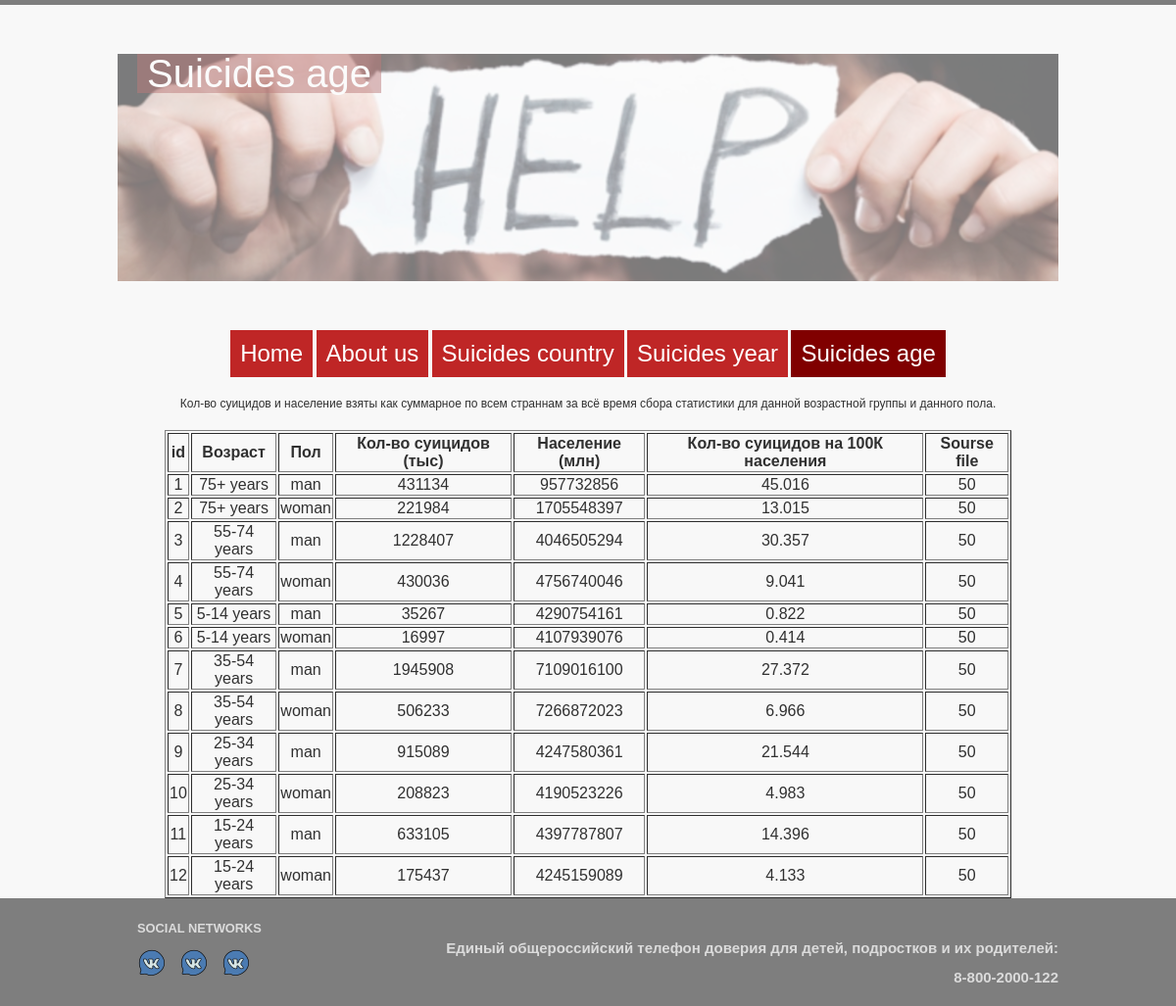
The page /suicides_age on the database as committed earlier.
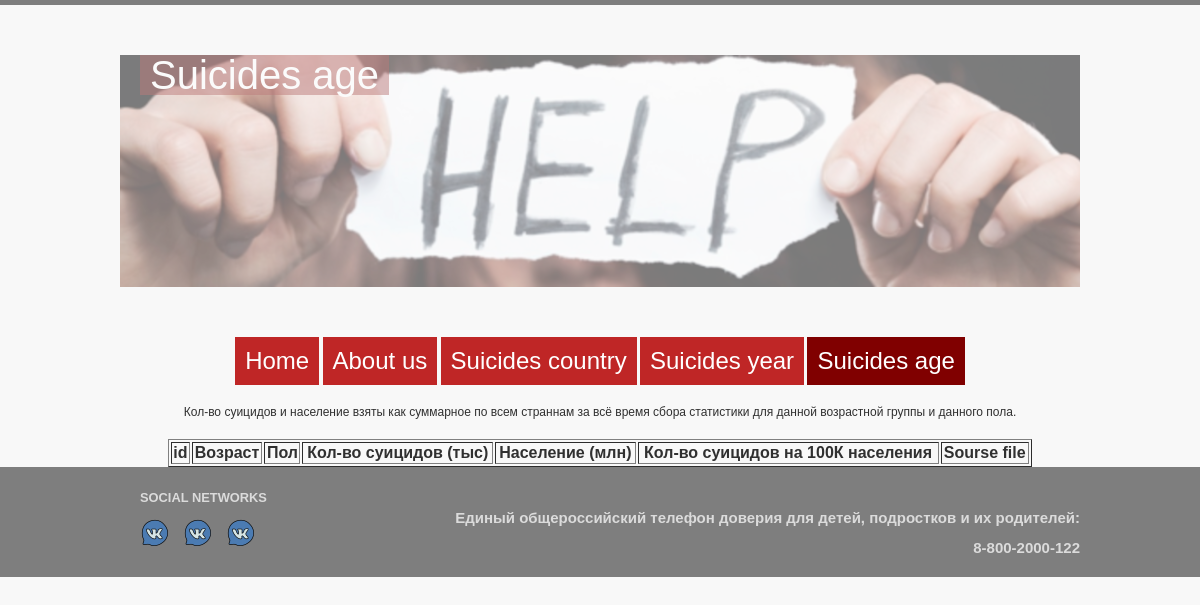
The same page on the database as committed later.
### tables this page shows
CREATE TABLE suicides_age (
	id integer PRIMARY KEY autoincrement,
	age varchar(255) NOT NULL,
	sex integer NOT NULL,
	suicides_no integer NOT NULL,
	population integer NOT NULL,
	suicides_on_100KPopulation integer NOT NULL,
	source_file integer NOT NULL,
	CONSTRAINT fk_sex 
	FOREIGN KEY (sex)
	REFERENCES index_sex(id)
	CONSTRAINT fk_source_files 
	FOREIGN KEY (source_file) 
	REFERENCES source_files(id) 
	ON DELETE CASCADE
);

CREATE TABLE index_sex (
	id integer PRIMARY KEY autoincrement, 
	sex varchar(6) NOT NULL
);

### flask_app/labapp/routes.py (the view)
@app.route('/suicides_age')
def suicides_age():
    processed_files = controller.get_suicides_age()
    return render_template('suicides_age.html', title='По возрасту', pname='Suicides age', navmenu=controller.navmenu, processed_files=processed_files)

### flask_app/labapp/controller.py (called while the page is built)
def get_suicides_age():
    db_connector = SQLStoreConnectorFactory().get_connector(DATABASE_URI)  # получаем объект соединения
    result = select_all_from_suicides_age(db_connector)  # получаем список всех обработанных файлов
    db_connector.close()
    return result

### flask_app/labapp/repository/connectorfactory.py (called while the page is built)
    def get_connector(self, datastore):
        file_path = datastore[10:]
        if os.path.exists(file_path) == False:
            print("База данных отсутсвует")
            return None
        if datastore.startswith("sqlite:///"):
            self.instance = SQLiteStoreConnector(datastore)
            if self.instance.connect():
                return self.instance
        elif datastore.startswith("pymysql://"):
            self.instance = MySQLStoreConnector(datastore)
            if self.instance.connect():
                return self.instance
        return None

### flask_app/labapp/repository/sql_api.py (called while the page is built)
def select_all_from_suicides_age(connector: StoreConnector):
    connector.start_transaction()  # начинаем выполнение запросов
    query = f'SELECT sa.id, sa.age, ins.sex, suicides_no, population, suicides_on_100KPopulation, source_file  ' \
            f'FROM suicides_age sa, index_sex ins WHERE ins.id = sa.sex '
    result = connector.execute(query).fetchall()
    connector.end_transaction()  # завершаем выполнение запросов
    return result

### flask_app/labapp/repository/sqliteconnector.py (called while the page is built)
    def connect(self):
        try:
            connection = sqlite3.connect(self._datastore[10:])
            cursor = connection.cursor()
            cursor.execute("PRAGMA foreign_keys = 1")
            cursor.close()
            self.connection = connection
            print("SQLite database connected.")
            return True
        except Exception as e:
            print(f'Connection error: {str(e)}')
            return False

    def execute(self, query):
        result = None
        if self._cursor is not None:
            try:
                result = self._cursor.execute(query)
            except Exception as e:
                self.connection.rollback()
                print(f'Query execution error: {str(e)}')
        else:
            print("Use start_transaction() first.")
        return result

    def start_transaction(self):
        if self._cursor is None and self.connection is not None:
            self._cursor = self.connection.cursor()

    def end_transaction(self):
        if self.connection is not None and self._cursor is not None:
            self.connection.commit()
            self._cursor.close()
            self._cursor = None

### flask_app/labapp/templates/suicides_age.html
{% extends "layout.html" %}
{% block content %}
    <article>
            <p align="center">Кол-во суицидов и население взяты как суммарное по всем страннам за всё время сбора статистики для данной возрастной группы и данного пола.</p>
    </article>
	<table border="1">
				<tr>
					<th>id</th><th>Возраст</th><th>Пол</th><th>Кол-во суицидов (тыс)</th><th>Население (млн)</th><th>Кол-во суицидов на 100К населения</th><th>Sourse file</th>
				</tr>
				{% for row in processed_files %}
					<tr>
						<td>{{row[0]}}</td><td>{{row[1]}}</td><td>{{row[2]}}</td><td>{{row[3]}}</td><td>{{row[4]}}</td><td>{{row[5]}}</td><td>{{row[6]}}</td>
					</tr>
				{% endfor %}
			</table>
{% endblock %}

### flask_app/labapp/templates/layout.html (shortened to what this page needs)
<html>
<head>
		<link rel="stylesheet" href="/static/stylesheets/styles.css">
</head>
		<body>
			<div class="wrapper">
				<header>
					<div class="heading">
						<h1 id="headname">{{pname}}</h1>
					</div>
				</header>
				{% if navmenu %}
					<nav>
						<ul class="top-menu">
							{% for item in navmenu %}
								<li><a href="{{item.addr}}">{{item.name}}</a></li>
							{% endfor %}
						</ul>
					</nav>
				{% endif %}
				<main id="{{pname}}">
					{% block content %}{% endblock %}
				</main>
			</div>
			<footer>
				<div class="footer">
					<div id="social">
						<h3>SOCIAL NETWORKS</h3>
						<a href="https://vk.com/chepurov_artem" class="social-icon twitter"></a>
						<a href="https://vk.com/ermolin.nikolay" class="social-icon twitter"></a>
						<a href="https://vk.com/id128076196" class="social-icon twitter"></a>
					</div>
					<div id="footer-logo">
						<h2>Единый общероссийский телефон доверия для детей, подростков и их родителей:
						</h2>
						<h2>
						8-800-2000-122
						</h2>
					</div>
				</div>
			</footer>
		</body>
</html>

### flask_app/labapp/static/stylesheets/styles.css (style rules this page uses)
body { color: #303030; font: 12px Tahoma, sans-serif; background-color: #f8f8f8; border-top: 5px solid #7e7e7e; margin: 0; }
p { margin: 20px 0; }
table { margin-top: 20px; margin-left: auto; margin-right: auto; width: 90%; }
.wrapper { max-width: 960px; margin: auto; }
header { padding: 20px 0; }
main { background:##303030; }
footer { background: #7e7e7e; color: #dbdbdb; font-size: 11px; }
.footer { max-width: 960px; margin: auto; padding: 10px 0; height: 90px; }
nav a { text-decoration: none; }
nav ul { margin: 0; padding: 0; }
nav li { list-style-position: inside; font: 24px 'Oswald', sans-serif; padding: 10px; }
h1 { display: inline-block; color: #000000; font: 40px/40px 'Oswald', sans-serif; margin: 0; padding: 0 10px; }
.heading { background: url(../images/noise-bg.png); opacity: 0.5; margin: 30px 0; padding-left: 20px; height: 232px; }
.heading > h1 { background:rgba(128, 0, 0, 0.5); color:#fff }
.top-menu { text-align: center; }
.top-menu li { display: inline-block; padding: 10px 10px; margin: 0; background:#bf2626; }
.top-menu li.active { background: #800000; color: #fff; }
.top-menu a { color: #ffffff; }
#footer-logo { float: right; margin-top: 20px; font-size: 10px; text-align: right; }
#social { float: left; margin-left: 20px; width: 130px; }
.social-icon { width: 30px; height: 30px; display: inline-block; margin-right: 10px; }
.twitter { background: url(../images/twitter.png); background-position: 0 0; }

Rows that differ between the two databases and show on the page:
removed suicides_age: id "1", age "75+ years", sex "man", suicides_no "431134", population "957732856", suicides_on_100KPopulation "45.016", source_file "50"
removed suicides_age: id "2", age "75+ years", sex "woman", suicides_no "221984", population "1705548397", suicides_on_100KPopulation "13.015", source_file "50"
removed suicides_age: id "3", age "55-74 years", sex "man", suicides_no "1228407", population "4046505294", suicides_on_100KPopulation "30.357", source_file "50"
removed suicides_age: id "4", age "55-74 years", sex "woman", suicides_no "430036", population "4756740046", suicides_on_100KPopulation "9.041", source_file "50"
removed suicides_age: id "5", age "5-14 years", sex "man", suicides_no "35267", population "4290754161", suicides_on_100KPopulation "0.822", source_file "50"
removed suicides_age: id "6", age "5-14 years", sex "woman", suicides_no "16997", population "4107939076", suicides_on_100KPopulation "0.414", source_file "50"
removed suicides_age: id "7", age "35-54 years", sex "man", suicides_no "1945908", population "7109016100", suicides_on_100KPopulation "27.372", source_file "50"
removed suicides_age: id "8", age "35-54 years", sex "woman", suicides_no "506233", population "7266872023", suicides_on_100KPopulation "6.966", source_file "50"
removed suicides_age: id "9", age "25-34 years", sex "man", suicides_no "915089", population "4247580361", suicides_on_100KPopulation "21.544", source_file "50"
removed suicides_age: id "10", age "25-34 years", sex "woman", suicides_no "208823", population "4190523226", suicides_on_100KPopulation "4.983", source_file "50"
removed suicides_age: id "11", age "15-24 years", sex "man", suicides_no "633105", population "4397787807", suicides_on_100KPopulation "14.396", source_file "50"
removed suicides_age: id "12", age "15-24 years", sex "woman", suicides_no "175437", population "4245159089", suicides_on_100KPopulation "4.133", source_file "50"
